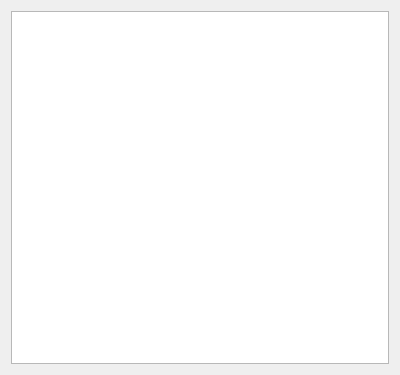
<?xml version="1.0" encoding="UTF-8"?>
<ui version="4.0">
 <class>listDialog</class>
 <widget class="QDialog" name="listDialog">
  <property name="geometry">
   <rect>
    <x>0</x>
    <y>0</y>
    <width>400</width>
    <height>375</height>
   </rect>
  </property>
  <property name="windowTitle">
   <string>Dialog</string>
  </property>
  <layout class="QHBoxLayout" name="horizontalLayout">
   <item>
    <widget class="QListView" name="listView"/>
   </item>
  </layout>
 </widget>
 <resources/>
 <connections/>
</ui>
